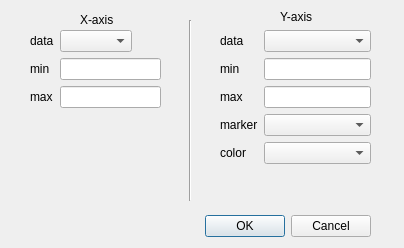
<?xml version="1.0" encoding="UTF-8"?>
<ui version="4.0">
 <class>P</class>
 <widget class="QDialog" name="P">
  <property name="geometry">
   <rect>
    <x>0</x>
    <y>0</y>
    <width>404</width>
    <height>248</height>
   </rect>
  </property>
  <property name="windowTitle">
   <string>Dialog</string>
  </property>
  <widget class="QDialogButtonBox" name="buttonBox">
   <property name="geometry">
    <rect>
     <x>30</x>
     <y>210</y>
     <width>341</width>
     <height>32</height>
    </rect>
   </property>
   <property name="orientation">
    <enum>Qt::Horizontal</enum>
   </property>
   <property name="standardButtons">
    <set>QDialogButtonBox::Cancel|QDialogButtonBox::Ok</set>
   </property>
  </widget>
  <widget class="QLabel" name="label">
   <property name="geometry">
    <rect>
     <x>80</x>
     <y>10</y>
     <width>81</width>
     <height>20</height>
    </rect>
   </property>
   <property name="text">
    <string>X-axis</string>
   </property>
  </widget>
  <widget class="QLabel" name="label_2">
   <property name="geometry">
    <rect>
     <x>280</x>
     <y>10</y>
     <width>56</width>
     <height>13</height>
    </rect>
   </property>
   <property name="text">
    <string>Y-axis</string>
   </property>
  </widget>
  <widget class="QWidget" name="formLayoutWidget">
   <property name="geometry">
    <rect>
     <x>30</x>
     <y>30</y>
     <width>131</width>
     <height>161</height>
    </rect>
   </property>
   <layout class="QFormLayout" name="formLayout">
    <property name="fieldGrowthPolicy">
     <enum>QFormLayout::FieldsStayAtSizeHint</enum>
    </property>
    <item row="0" column="0">
     <widget class="QLabel" name="label_3">
      <property name="text">
       <string>data</string>
      </property>
     </widget>
    </item>
    <item row="0" column="1">
     <widget class="QComboBox" name="comboBox"/>
    </item>
    <item row="1" column="0">
     <widget class="QLabel" name="label_4">
      <property name="text">
       <string>min</string>
      </property>
     </widget>
    </item>
    <item row="1" column="1">
     <widget class="QLineEdit" name="lineEdit">
      <property name="sizePolicy">
       <sizepolicy hsizetype="MinimumExpanding" vsizetype="Fixed">
        <horstretch>0</horstretch>
        <verstretch>0</verstretch>
       </sizepolicy>
      </property>
     </widget>
    </item>
    <item row="2" column="0">
     <widget class="QLabel" name="label_5">
      <property name="text">
       <string>max</string>
      </property>
     </widget>
    </item>
    <item row="2" column="1">
     <widget class="QLineEdit" name="lineEdit_2"/>
    </item>
   </layout>
  </widget>
  <widget class="QWidget" name="formLayoutWidget_2">
   <property name="geometry">
    <rect>
     <x>220</x>
     <y>30</y>
     <width>151</width>
     <height>161</height>
    </rect>
   </property>
   <layout class="QFormLayout" name="formLayout_2">
    <item row="0" column="1">
     <widget class="QComboBox" name="comboBox_4"/>
    </item>
    <item row="0" column="0">
     <widget class="QLabel" name="label_8">
      <property name="text">
       <string>data</string>
      </property>
     </widget>
    </item>
    <item row="1" column="0">
     <widget class="QLabel" name="label_9">
      <property name="text">
       <string>min</string>
      </property>
     </widget>
    </item>
    <item row="1" column="1">
     <widget class="QLineEdit" name="lineEdit_3">
      <property name="sizePolicy">
       <sizepolicy hsizetype="MinimumExpanding" vsizetype="Fixed">
        <horstretch>0</horstretch>
        <verstretch>0</verstretch>
       </sizepolicy>
      </property>
     </widget>
    </item>
    <item row="2" column="0">
     <widget class="QLabel" name="label_10">
      <property name="text">
       <string>max</string>
      </property>
     </widget>
    </item>
    <item row="2" column="1">
     <widget class="QLineEdit" name="lineEdit_4"/>
    </item>
    <item row="3" column="0">
     <widget class="QLabel" name="label_11">
      <property name="text">
       <string>marker</string>
      </property>
     </widget>
    </item>
    <item row="3" column="1">
     <widget class="QComboBox" name="comboBox_5"/>
    </item>
    <item row="4" column="0">
     <widget class="QLabel" name="label_12">
      <property name="text">
       <string>color</string>
      </property>
     </widget>
    </item>
    <item row="4" column="1">
     <widget class="QComboBox" name="comboBox_6"/>
    </item>
   </layout>
  </widget>
  <widget class="Line" name="line">
   <property name="geometry">
    <rect>
     <x>180</x>
     <y>20</y>
     <width>20</width>
     <height>181</height>
    </rect>
   </property>
   <property name="orientation">
    <enum>Qt::Vertical</enum>
   </property>
  </widget>
 </widget>
 <resources/>
 <connections>
  <connection>
   <sender>buttonBox</sender>
   <signal>accepted()</signal>
   <receiver>P</receiver>
   <slot>accept()</slot>
   <hints>
    <hint type="sourcelabel">
     <x>248</x>
     <y>254</y>
    </hint>
    <hint type="destinationlabel">
     <x>157</x>
     <y>274</y>
    </hint>
   </hints>
  </connection>
  <connection>
   <sender>buttonBox</sender>
   <signal>rejected()</signal>
   <receiver>P</receiver>
   <slot>reject()</slot>
   <hints>
    <hint type="sourcelabel">
     <x>316</x>
     <y>260</y>
    </hint>
    <hint type="destinationlabel">
     <x>286</x>
     <y>274</y>
    </hint>
   </hints>
  </connection>
 </connections>
</ui>
